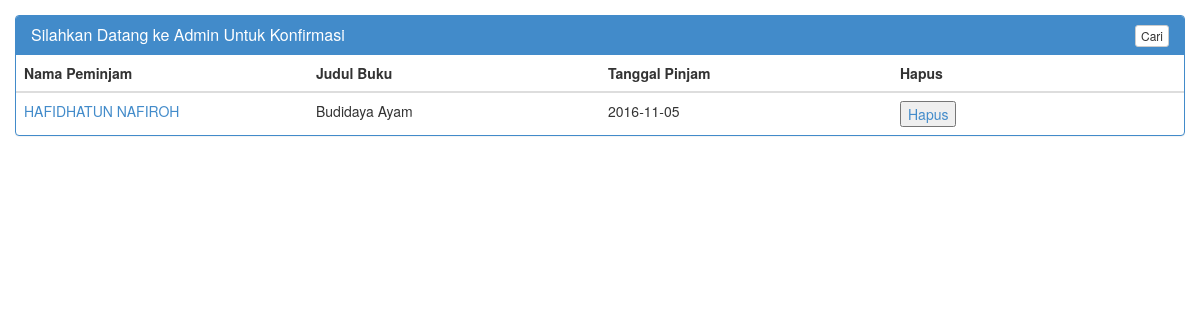
Page /pinjam/index.php on the committed database.
### tables this page shows
CREATE TABLE `konfirmasi` (
  `NO` int(4) NOT NULL,
  `JUDUL` varchar(60) NOT NULL,
  `KATEGORI` char(12) NOT NULL,
  `CODE` varchar(10) NOT NULL,
  `NIS` bigint(10) NOT NULL,
  `TGL` date NOT NULL
);

CREATE TABLE `anggota` (
  `NO` int(5) NOT NULL,
  `NIS` bigint(10) NOT NULL,
  `NAMA` varchar(35) NOT NULL,
  `KELAS` char(5) NOT NULL,
  `JURUSAN` varchar(35) NOT NULL,
  `ALAMAT` varchar(100) NOT NULL,
  `HP` char(12) NOT NULL,
  `JK` char(1) NOT NULL
);

### pinjam/index.php (the view, shortened to what this page needs)
<!DOCTYPE html>
<html lang="en">
<head>
    <link href="bot/strap.css" rel="stylesheet">
</head>
<body>
<div class="container">
     <div class="row">
        <div class="panel panel-primary filterable">
            <div class="panel-heading">
                <h3 class="panel-title">Silahkan Datang ke Admin Untuk Konfirmasi</h3>
                <div class="pull-right">
                    <button class="btn btn-default btn-xs btn-filter" ><span></span> Cari</button>
                </div>
            </div>
            <table class="table">
                <thead>
                    <tr class="filters">
						<th><input type="text" class="form-control" placeholder="Nama Peminjam" disabled></th>
                        <th><input type="text" class="form-control" placeholder="Judul Buku" disabled></th>
                        <th><input type="text" class="form-control" placeholder="Tanggal Pinjam" disabled></th>
						<th><input type="text" class="form-control" placeholder="Hapus" disabled></th>
                    </tr>
                </thead>
                <tbody>
							<?php
								$ndelok = "
								SELECT anggota.NAMA, konfirmasi.JUDUL, konfirmasi.TGL, konfirmasi.NO
								FROM konfirmasi
								INNER JOIN anggota
								ON konfirmasi.NIS=anggota.NIS
								";
								$queryndelok = mysql_query($ndelok);
								while($dadi = mysql_fetch_array($queryndelok))
								{
							?>
                    <tr>
                        <td><a href="konfirmasi.php?NO=<?php echo $dadi["NO"]; ?>" ><?php echo $dadi['NAMA']; ?></td>
                        <td><?php echo $dadi['JUDUL']; ?></td>
                        <td><?php echo $dadi['TGL']; ?></td>
						<td><a href="jos.php?NO=<?php echo $dadi["NO"]; ?>" ><button>Hapus</button></a></td>
                    </tr>
							<?php
								}
							?>
                </tbody>
            </table>
        </div>
    </div>
</div>
</body>
</html>

### pinjam/index.php (style rules this page uses)
.filterable { margin-top: 15px; }
.filterable .panel-heading .pull-right { margin-top: -20px; }
.filterable .filters input[disabled] { background-color: transparent; border: none; cursor: auto; box-shadow: none; padding: 0; height: auto; }

### rows in the picture
konfirmasi: anggota.NAMA "HAFIDHATUN NAFIROH", JUDUL "Budidaya Ayam", TGL "2016-11-05"
